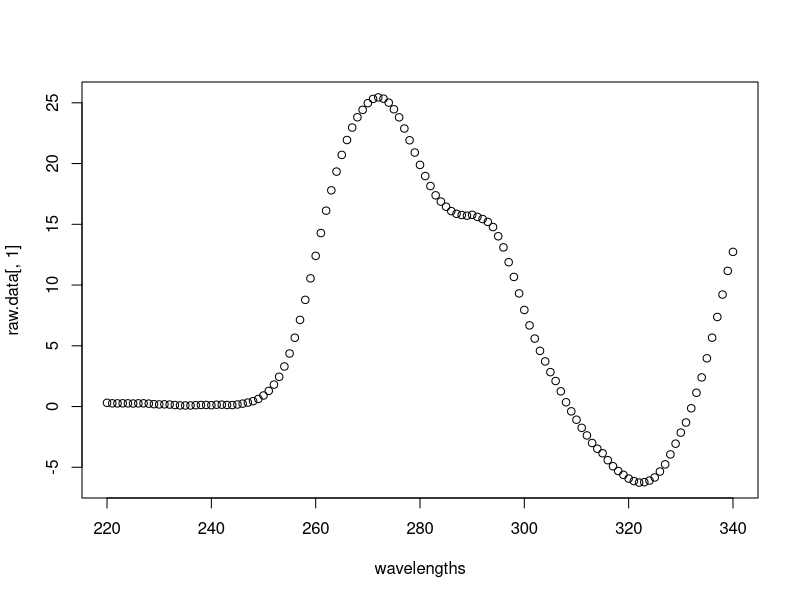
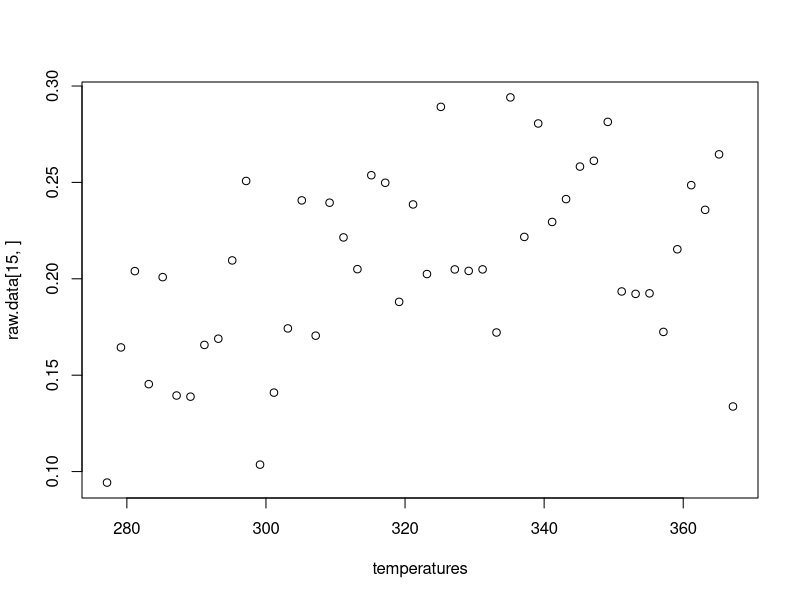
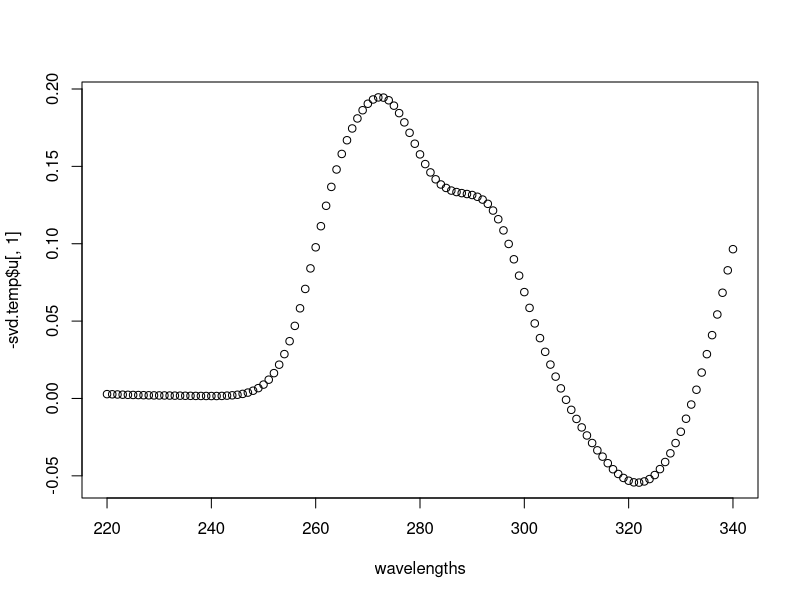
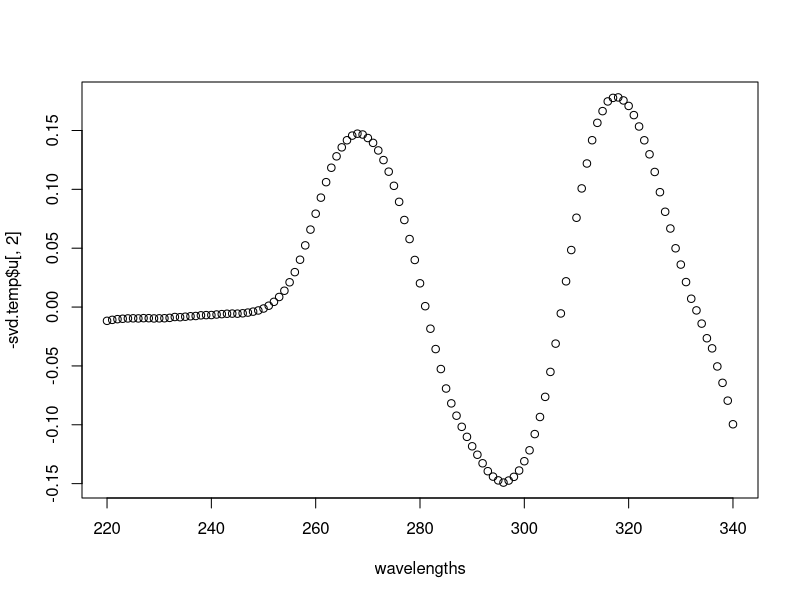
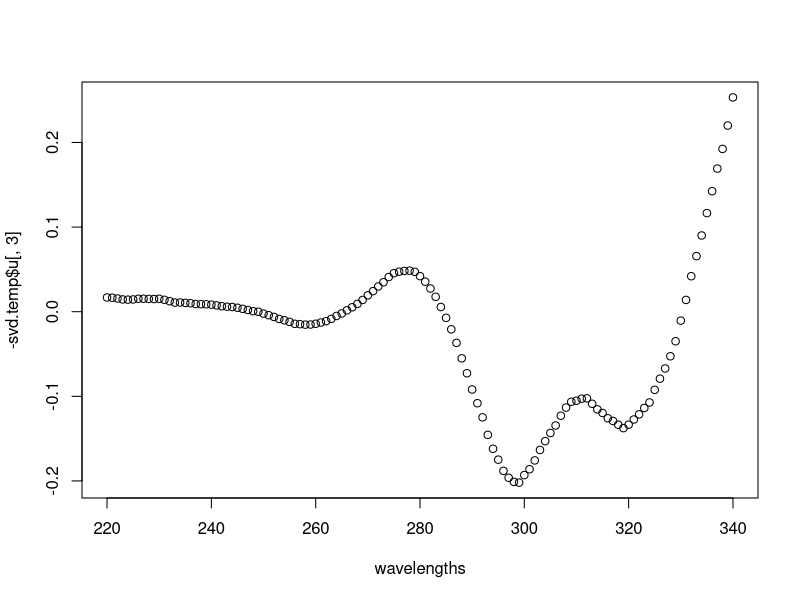
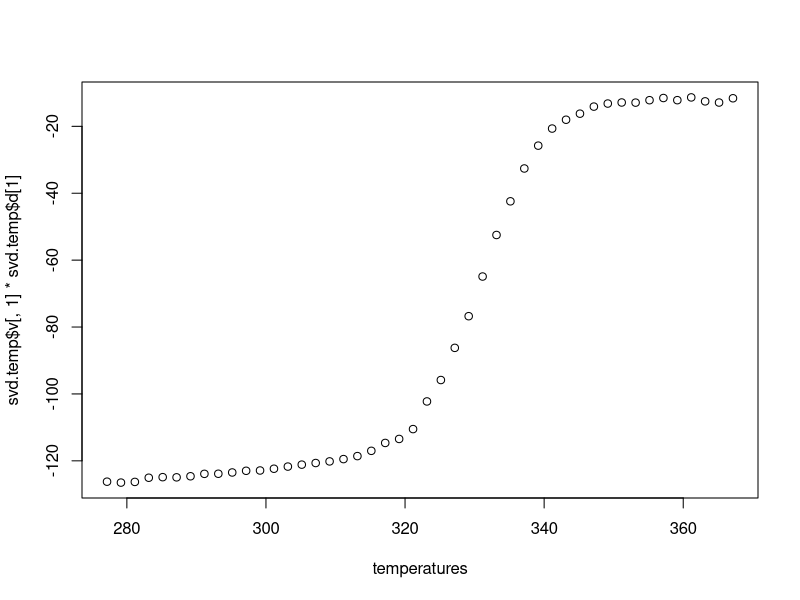
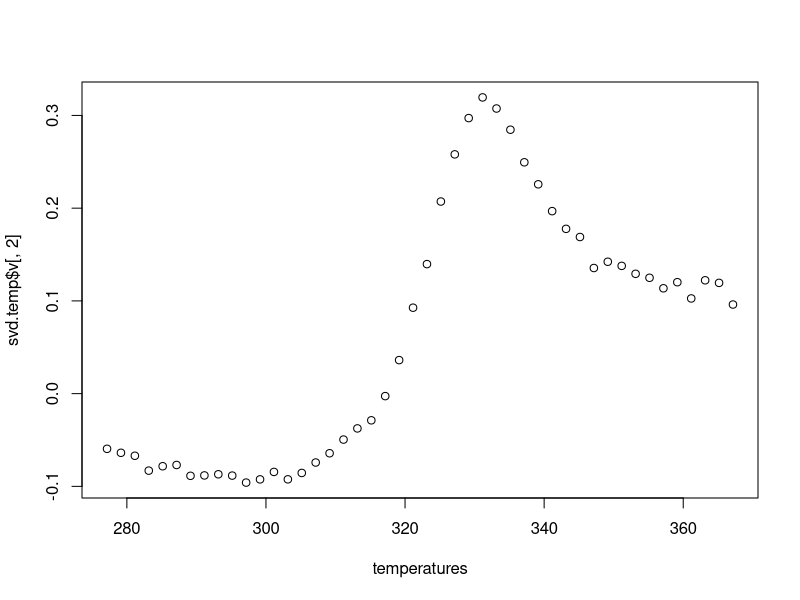
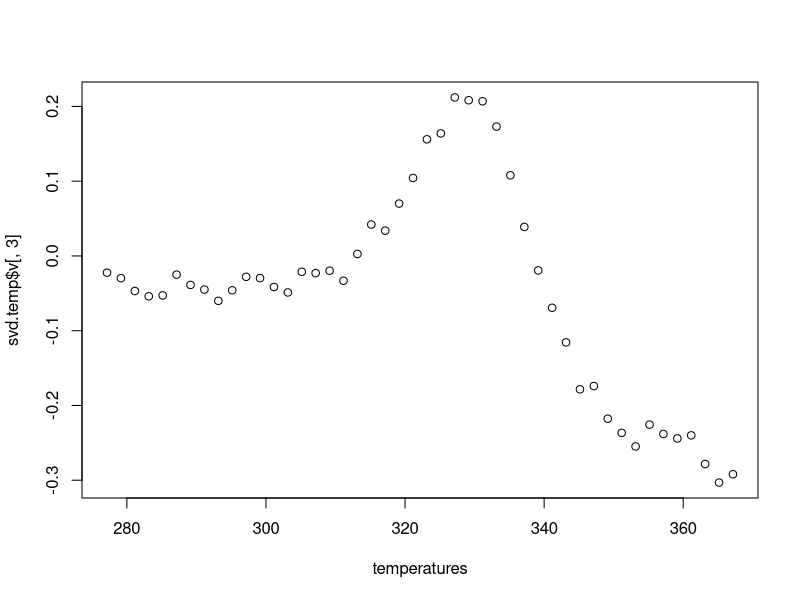

Here is the R script that generated these plots, in order: (Note: this script raises an error after producing the figures.)
### As discussed, it seems like R may require these to be in a slightly different form
### While we are working on that, I wanted to confirm the functions were working.


### Setup ####

### Data

raw.data <- read.table('2GKU_Melt_2_CD.txt')
temperatures <- seq(4, 94, 2) + 273.15
wavelengths <- seq(220, 340, 1)

### Visualize, maybe a 3d plot?

plot(wavelengths, raw.data[,1])
plot(temperatures, raw.data[15,])

### Need to run 'estimated' parameters simulation as in Mathematica

### 
svd.temp <- svd(raw.data)

plot(wavelengths, -svd.temp$u[,1])
plot(wavelengths, -svd.temp$u[,2])
plot(wavelengths, -svd.temp$u[,3])

plot(temperatures, svd.temp$v[,1]*svd.temp$d[1])
plot(temperatures, svd.temp$v[,2])
plot(temperatures, svd.temp$v[,3])

y1 <- svd.temp$v[,1]*svd.temp$d[1]
y2 <- svd.temp$v[,2]*svd.temp$d[2]
y3 <- svd.temp$v[,3]*svd.temp$d[1]
y4 <- svd.temp$v[,4]*svd.temp$d[2]
y5 <- svd.temp$v[,5]*svd.temp$d[5]
x <- temperatures

plot(svd.temp$v%*%diag(svd.temp$d)[,1])

svd.temp$u%*%svd.temp$d%*%t(svd.temp$v)

R = 1.987  ### Gas Constant

##############################
### Single State Functions ###
##############################

SingleStateMeltingFunction <- function(T, Sn, Su, dH, Tm)
{
  (Sn + Su*exp(-(dH/R)*(1/Tm - 1/T)))/(1+exp(-(dH/R)*(1/Tm - 1/T)))
}

SingleStateFractionSn <- function(T,dH,Tm)
{
  1/(1 + exp(-((dH/R)*((1/Tm) - (1/T)))))
}

SingleleStateFractionSu <- function(T,dH,Tm)
{
  (exp(-((dH/R)*((1/Tm) - (1/T)))))/(1 + exp(-((dH/R)*((1/Tm) - (1/T)))))
}

#############################
### Minimization with 1, 2, 3, 4, or 5 vectors
############

one.state.1 <- function(z)
{
  Sn1<-z[1]
  Su1<-z[2]
  dH<-z[3]
  Tm<-z[4]
  sum((y1 - SingleStateMeltingFunction(x, Sn1, Su1, dH, Tm))^2)  ### How can we do this in a reduced way.....
  ### One response vector that is k*length(x).  Then 
}

r1 <- optim(c(0,0,-20000, 350), one.state.1, method='L-BFGS-B')
r1$value
plot(x,y1)
lines(x, SingleStateMeltingFunction(x, r1$par[1], r1$par[2], r1$par[3], r1$par[4]))

one.state.2 <- function(z)
{
  Sn1<-z[1]
  Su1<-z[2]
  Sn2<-z[3]
  Su2<-z[4]
  dH<-z[5]
  Tm<-z[6]
  sum((y1 - SingleStateMeltingFunction(x, Sn1, Su1, dH, Tm))^2) +
    sum((y2 - SingleStateMeltingFunction(x, Sn2, Su2, dH, Tm))^2)
}

r2 <- optim(c(0,0,0,0,-25000, 350), one.state.2, method='L-BFGS-B')
r2
plot(x,y1)
lines(x, SingleStateMeltingFunction(x, r2$par[1], r2$par[2], r2$par[5], r2$par[6]))
plot(x,y2)
lines(x, SingleStateMeltingFunction(x, r2$par[3], r2$par[4], r2$par[5], r2$par[6]))

##############################
### Two State Functions ###
##############################

TwoStateMeltingFunction <- function(T,Sn,S1,Su,dH1,Tm1,dH2,Tm2) #Native to Intermediate 1 to Unfolded
{
  (Sn + S1*exp(-((dH1/R)*((1/Tm1) - (1/T)))) + 
     Su*exp(-((dH1/R)*((1/Tm1) - (1/T))))*exp(-((dH2/R)*((1/Tm2) - (1/T)))))/(1 + exp(-((dH1/R)*((1/Tm1) - (1/T)))) +
             exp(-((dH1/R)*((1/Tm1) - (1/T))))*exp(-((dH2/R)*((1/Tm2) - (1/T)))))
}

#############################
### Minimization with 1, 2, 3, 4, or 5 vectors
############

two.state.1 <- function(z)
{
  Sn1<-z[1]
  S11<-z[2]
  Su1<-z[3]
  dH1<-z[4]
  Tm1<-z[5]
  dH2<-z[6]
  Tm2<-z[7]
  sum((y1 - TwoStateMeltingFunction(x, Sn1, S11, Su1, dH1, Tm1, dH2, Tm2))^2)  ### How can we do this in a reduced way.....
  ### One response vector that is k*length(x).  Then 
}

r1 <- optim(c(0,0,0,-25000, 310, -30000, 350), two.state.1, method='L-BFGS-B')
r1
plot(x,y1)
lines(x, TwoStateMeltingFunction(x, r1$par[1], r1$par[2], r1$par[3], r1$par[4], r1$par[5], r1$par[6], r1$par[7]))

two.state.2 <- function(z)
{
  Sn1<-z[1]
  S11<-z[2]
  Su1<-z[3]
  Sn2<-z[4]
  S12<-z[5]
  Su2<-z[6]
  dH1<-z[7]
  Tm1<-z[8]
  dH2<-z[9]
  Tm2<-z[10]
  sum((y1 - TwoStateMeltingFunction(x, Sn1, S11, Su1, dH1, Tm1, dH2, Tm2))^2) +
    sum((y2 - TwoStateMeltingFunction(x, Sn2, S12, Su2, dH1, Tm1, dH2, Tm2))^2)
}

r2 <- optim(c(0,0,0,0,0,0, -24000, 341, -31000, 323), two.state.2, method='L-BFGS-B')
r2
r3 <- optim(r2$par, two.state.2, method='L-BFGS-B')
r3

for(j in 1:1000)
  r3 <- optim(r3$par, two.state.2, method='L-BFGS-B')

r3
r2<-r3
plot(x,y1)
lines(x, TwoStateMeltingFunction(x, r2$par[1], r2$par[2], r2$par[3], r2$par[7], r2$par[8], r2$par[9], r2$par[10]))
plot(x,y2)
lines(x, TwoStateMeltingFunction(x, r2$par[4], r2$par[5], r2$par[6], r2$par[7], r2$par[8], r2$par[9], r2$par[10]))
